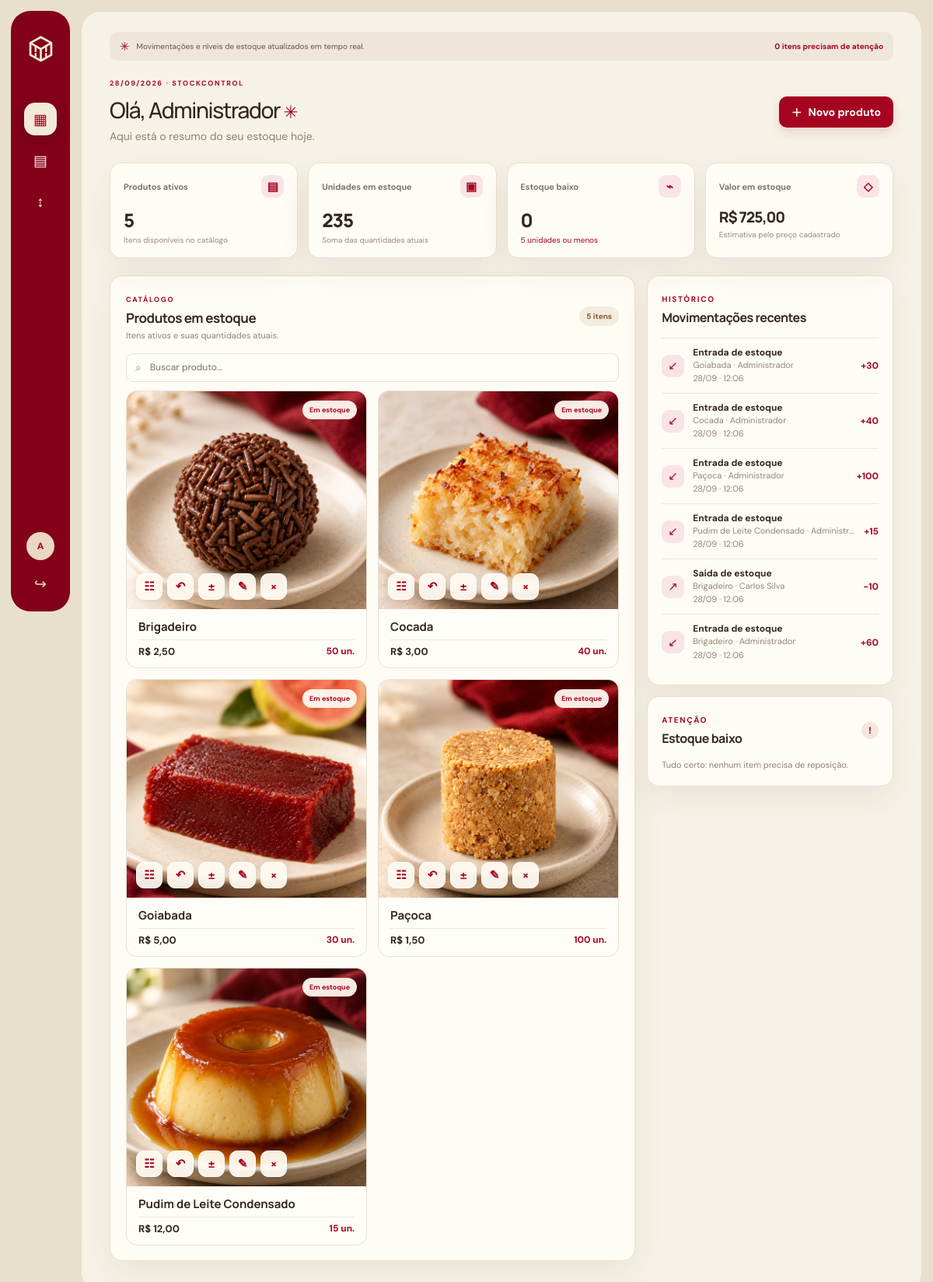
/index.php (signed in), run on the app's committed database.
### tables this page shows
CREATE TABLE `produtos` (
  `id` int(11) NOT NULL,
  `nome` varchar(150) NOT NULL,
  `descricao` text NOT NULL,
  `quantidade` int(11) NOT NULL,
  `preco` decimal(10,2) NOT NULL,
  `status` tinyint(1) DEFAULT 1,
  `imagem` varchar(255) NOT NULL,
  `data_inclusao` timestamp NOT NULL DEFAULT current_timestamp()
);

CREATE TABLE `movimentacoes` (
  `id` int(11) NOT NULL,
  `produto_id` int(11) NOT NULL,
  `usuario_id` int(11) NOT NULL,
  `tipo` enum('entrada','saida') NOT NULL,
  `quantidade` int(11) NOT NULL,
  `data_movimentacao` timestamp NOT NULL DEFAULT current_timestamp(),
  `observacoes` text DEFAULT NULL
);

CREATE TABLE `usuarios` (
  `id` int(11) NOT NULL,
  `nome` varchar(100) NOT NULL,
  `email` varchar(150) NOT NULL,
  `senha` varchar(255) NOT NULL,
  `is_admin` tinyint(1) DEFAULT 0
);

### index.php (the view, shortened to what this page needs)
<?php
function e(mixed $value): string { return htmlspecialchars((string)$value, ENT_QUOTES | ENT_SUBSTITUTE, 'UTF-8'); }
function isAdmin(): bool { return !empty($_SESSION['user']['is_admin']); }
function productImage(string $path): string {
    $path = trim($path);
    if ($path !== '' && is_file(__DIR__ . '/' . $path)) return $path;
    $fallback = basename(pathinfo($path, PATHINFO_FILENAME)) . '.webp';
    return $fallback !== '.webp' && is_file(__DIR__ . '/imagens/' . $fallback) ? 'imagens/' . $fallback : '';
}
$user = $_SESSION['user'] ?? null;
$today = (new DateTimeImmutable('now'))->format('d/m/Y');
?><?php
try {
    $pdo = db();
    $products = $pdo->query('SELECT p.*, (SELECT COUNT(*) FROM comentarios c WHERE c.produto_id=p.id) AS total_comentarios FROM produtos p WHERE p.status=1 ORDER BY p.nome')->fetchAll();
    $stats = $pdo->query('SELECT COUNT(*) total, COALESCE(SUM(quantidade),0) unidades, COALESCE(SUM(quantidade*preco),0) valor, COALESCE(SUM(quantidade<=5),0) baixo FROM produtos WHERE status=1')->fetch();
    $movements = $pdo->query('SELECT m.*,p.nome produto,u.nome usuario FROM movimentacoes m JOIN produtos p ON p.id=m.produto_id JOIN usuarios u ON u.id=m.usuario_id ORDER BY m.data_movimentacao DESC,m.id DESC LIMIT 6')->fetchAll();
} catch (Throwable $ex) { http_response_code(500); exit('Não foi possível conectar ao banco. Importe o SQL e confira as credenciais em config.php.'); }
$initials = implode('', array_map(fn($part) => mb_substr($part, 0, 1), array_slice(preg_split('/\s+/', trim($user['nome'])), 0, 2)));
?><!doctype html><html lang="pt-BR"><head><link rel="stylesheet" href="assets/style.css"></head><body><div class="app-shell">
<aside class="sidebar"><a class="brand" href="index.php"><img src="assets/stockcontrol.svg" alt=""></a><nav class="side-nav"><a class="selected" href="#painel" title="Painel" aria-label="Painel"><span>▦</span></a><a href="#produtos" title="Produtos" aria-label="Produtos"><span>▤</span></a><a href="movimentacoes.php" title="Movimentações" aria-label="Movimentações"><span>↕</span></a></nav><div class="sidebar-bottom"><div class="profile"><span class="avatar"><?=e($initials)?></span></div><form method="post"><button class="logout" name="action" value="logout">↪ </button></form></div></aside>
<main class="main-content" id="painel"><div class="insight-banner"><span class="banner-mark">✳</span><span>Movimentações e níveis de estoque atualizados em tempo real.</span><strong><?= (int)$stats['baixo'] ?> itens precisam de atenção</strong></div><header class="page-head"><div><div class="eyebrow"><?=e($today)?> <span>·</span> StockControl</div><h1>Olá, <?=e(explode(' ',trim($user['nome']))[0])?> <span class="wave">✳</span></h1><p class="muted">Aqui está o resumo do seu estoque hoje.</p></div><?php if(isAdmin()): ?><button class="button primary" onclick="openDialog('productDialog')"><span>＋</span> Novo produto</button><?php endif; ?></header>
<section class="stats-grid"><article class="stat-card"><div class="stat-heading">Produtos ativos <span class="stat-icon">▤</span></div><strong><?=number_format((int)$stats['total'],0,',','.')?></strong><small>Itens disponíveis no catálogo</small></article><article class="stat-card"><div class="stat-heading">Unidades em estoque <span class="stat-icon">▣</span></div><strong><?=number_format((int)$stats['unidades'],0,',','.')?></strong><small>Soma das quantidades atuais</small></article><article class="stat-card"><div class="stat-heading">Estoque baixo <span class="stat-icon">⌁</span></div><strong><?=number_format((int)$stats['baixo'],0,',','.')?></strong><small class="wine-text">5 unidades ou menos</small></article><article class="stat-card"><div class="stat-heading">Valor em estoque <span class="stat-icon">◇</span></div><strong class="money">R$ <?=number_format((float)$stats['valor'],2,',','.')?></strong><small>Estimativa pelo preço cadastrado</small></article></section>
<div class="dashboard-grid"><section class="products-section" id="produtos"><div class="section-heading"><div><span class="eyebrow">CATÁLOGO</span><h2>Produtos em estoque</h2><p class="muted">Itens ativos e suas quantidades atuais.</p></div><span class="item-count"><?=count($products)?> itens</span></div><div class="search-wrap"><span>⌕</span><input id="productSearch" type="search" placeholder="Buscar produto..." oninput="filterProducts()"></div><div class="product-list" id="productList"><?php foreach($products as $p): $low=(int)$p['quantidade']<=5; $photo=productImage((string)$p['imagem']); ?><article class="product-card" data-search="<?=e(mb_strtolower($p['nome'].' '.$p['descricao']))?>"><div class="product-image"><?php if($photo !== ''): ?><img src="<?=e($photo)?>" alt="<?=e($p['nome'])?>"><?php else: ?><span>□</span><?php endif; ?><span class="photo-tag"><?=$low?'Estoque baixo':'Em estoque'?></span><div class="product-actions"><button class="text-button" onclick="showComments(<?= (int)$p['id'] ?>, <?=e(json_encode($p['nome'],JSON_HEX_APOS|JSON_HEX_QUOT|JSON_HEX_TAG|JSON_HEX_AMP))?>)" title="Comentários" aria-label="Ver comentários">☷</button><button class="text-button" onclick="showHistory(<?= (int)$p['id'] ?>, <?=e(json_encode($p['nome'],JSON_HEX_APOS|JSON_HEX_QUOT|JSON_HEX_TAG|JSON_HEX_AMP))?>)" title="Histórico" aria-label="Ver histórico">↶</button><button class="text-button" onclick="openMovement(<?= (int)$p['id'] ?>,<?=e(json_encode($p['nome'],JSON_HEX_APOS|JSON_HEX_QUOT|JSON_HEX_TAG|JSON_HEX_AMP))?>,<?= (int)$p['quantidade'] ?>)" title="Movimentar estoque" aria-label="Movimentar estoque">±</button><?php if(isAdmin()): ?><button class="text-button" onclick='editProduct(<?=json_encode(['id'=>(int)$p['id'],'nome'=>$p['nome'],'descricao'=>$p['descricao'],'quantidade'=>(int)$p['quantidade'],'preco'=>(float)$p['preco'],'status'=>(int)$p['status']],JSON_HEX_APOS|JSON_HEX_QUOT|JSON_HEX_TAG|JSON_HEX_AMP)?>)' title="Editar produto" aria-label="Editar produto">✎</button><form method="post" class="inline-form" onsubmit="return confirm('Atenção! Tem certeza que deseja excluir o produto? Essa ação não poderá ser desfeita.')"><input type="hidden" name="csrf" value="<?=e(csrf())?>"><input type="hidden" name="action" value="delete_product"><input type="hidden" name="produto_id" value="<?=(int)$p['id']?>"><button class="text-button danger-text" title="Excluir produto" aria-label="Excluir produto">×</button></form><?php endif; ?></div></div><div class="product-main"><div class="product-title-row"><h3><?=e($p['nome'])?></h3></div><div class="product-meta"><span>R$ <?=number_format((float)$p['preco'],2,',','.')?></span><b><?=number_format((int)$p['quantidade'],0,',','.')?> un.</b></div></div></article><?php endforeach; ?><?php if(!$products): ?><div class="empty-state">Nenhum produto ativo cadastrado ainda.</div><?php endif; ?><div id="noResults" class="empty-state hidden">Nenhum produto corresponde à busca.</div></div></section>
<aside class="right-rail"><section class="rail-card" id="movimentacoes"><div class="section-heading compact"><div><span class="eyebrow">HISTÓRICO</span><h2>Movimentações recentes</h2></div></div><?php if(!$movements): ?><p class="muted small">Nenhuma movimentação registrada.</p><?php endif; ?><?php foreach($movements as $m): ?><div class="movement-row"><span class="movement-icon <?=$m['tipo']==='saida'?'out':''?>"><?=$m['tipo']==='entrada'?'↙':'↗'?></span><div class="movement-copy"><b><?=e(ucfirst($m['tipo']))?> de estoque</b><small><?=e($m['produto'])?> · <?=e($m['usuario'])?></small><small><?=e((new DateTime($m['data_movimentacao']))->format('d/m · H:i'))?></small></div><strong class="<?=$m['tipo']==='saida'?'negative':''?>"><?=$m['tipo']==='entrada'?'+':'−'?><?= (int)$m['quantidade'] ?></strong></div><?php endforeach; ?></section><section class="rail-card low-card"><div class="section-heading compact"><div><span class="eyebrow">ATENÇÃO</span><h2>Estoque baixo</h2></div><span class="alert-dot">!</span></div><?php $lowProducts=array_filter($products,fn($p)=>(int)$p['quantidade']<=5); if(!$lowProducts): ?><p class="muted small">Tudo certo: nenhum item precisa de reposição.</p><?php endif; foreach(array_slice($lowProducts,0,5) as $p): ?><div class="low-row"><span class="low-dot"></span><span><b><?=e($p['nome'])?></b><small><?=e(mb_strimwidth($p['descricao'],0,42,'…'))?></small></span><strong><?= (int)$p['quantidade'] ?> un.</strong></div><?php endforeach; ?></section></aside></div></main></div>
</body></html>

### data on the page
produtos: imagem (picture), shows "Em estoque", nome "Brigadeiro", preco "2,50", quantidade "50"
produtos: imagem (picture), shows "Em estoque", nome "Cocada", preco "3,00", quantidade "40"
produtos: imagem (picture), shows "Em estoque", nome "Goiabada", preco "5,00", quantidade "30"
produtos: imagem (picture), shows "Em estoque", nome "Paçoca", preco "1,50", quantidade "100"
produtos: imagem (picture), shows "Em estoque", nome "Pudim de Leite Condensado", preco "12,00", quantidade "15"
movimentacoes: tipo "Entrada", produto.nome "Goiabada", usuario.nome "Administrador", data_movimentacao "28/09 · 12:06", quantidade "30"
movimentacoes: tipo "Entrada", produto.nome "Cocada", usuario.nome "Administrador", data_movimentacao "28/09 · 12:06", quantidade "40"
movimentacoes: tipo "Entrada", produto.nome "Paçoca", usuario.nome "Administrador", data_movimentacao "28/09 · 12:06", quantidade "100"
movimentacoes: tipo "Entrada", produto.nome "Pudim de Leite Condensado", usuario.nome "Administr…", data_movimentacao "28/09 · 12:06", quantidade "15"
movimentacoes: tipo "Saida", produto.nome "Brigadeiro", usuario.nome "Carlos Silva", data_movimentacao "28/09 · 12:06", quantidade "10"
movimentacoes: tipo "Entrada", produto.nome "Brigadeiro", usuario.nome "Administrador", data_movimentacao "28/09 · 12:06", quantidade "60"

### other printed values
$initials "A"
$stats['baixo'] "0"
explode(' ',trim($user['nome']))[0] "Administrador"
$stats['total'] "5"
$stats['unidades'] "235"
$stats['valor'] "725,00"
count($products) "5"
